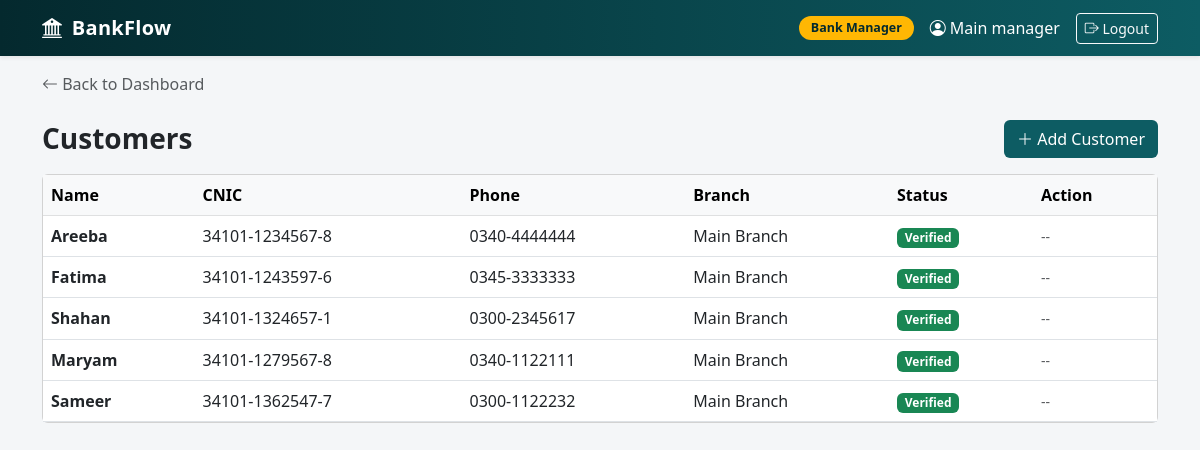
Page /customers/ (signed in) on the earlier database version.
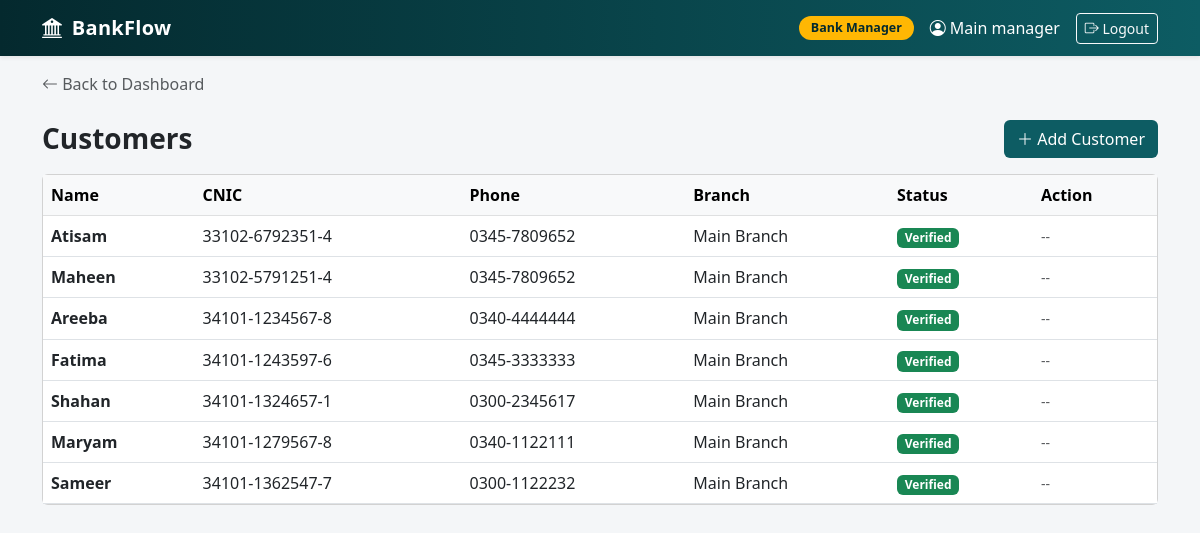
Same page on the later database version.
### tables this page shows
CREATE TABLE users (
    user_id INTEGER PRIMARY KEY,
    username TEXT UNIQUE NOT NULL,
    password_hash TEXT NOT NULL,
    user_role TEXT NOT NULL CHECK (user_role IN ('SUPER_ADMIN','MANAGER','CUSTOMER')),
    is_active INTEGER NOT NULL DEFAULT 1 CHECK (is_active IN (0,1)),
    created_at TEXT NOT NULL DEFAULT (datetime('now')),
    branch_id INTEGER,
    customer_id INTEGER,
    FOREIGN KEY (branch_id) REFERENCES branches(branch_id),
    FOREIGN KEY (customer_id) REFERENCES customers(customer_id)
);

CREATE TABLE customers(
    customer_id INTEGER PRIMARY KEY,
    branch_id INTEGER NOT NULL,
    full_name TEXT NOT NULL,
    cnic TEXT UNIQUE NOT NULL,
    phone TEXT,
    cust_address TEXT,
    reg_status TEXT NOT NULL DEFAULT 'PENDING' CHECK(reg_status IN('PENDING','VERIFIED','REJECTED')),
    created_at TEXT NOT NULL DEFAULT (datetime('now')),
    FOREIGN KEY (branch_id) REFERENCES branches(branch_id)
);

CREATE TABLE branches(
    branch_id INTEGER PRIMARY KEY,
    branch_code TEXT UNIQUE NOT NULL,
    branch_name TEXT NOT NULL,
    city TEXT,
    created_at TEXT NOT NULL DEFAULT (datetime('now'))
);

### routes/customers.py (the view)
@bp.route("/")
@login_required
@role_required("SUPER_ADMIN","MANAGER")
def list_customers():
    if current_user.role =="MANAGER":
        rows = query("""SELECT c.* , b.branch_name FROM customers c
                     JOIN branches b ON b.branch_id =c.branch_id
                     WHERE c.branch_id=?
                     ORDER BY c.created_at DESC""",
                     (current_user.branch_id,))
    else:
        rows = query("""SELECT c.* ,b.branch_name FROM customers c
                     JOIN branches b ON b.branch_id =c.branch_id
                     ORDER BY c.created_at DESC""")
    return render_template("customers/list.html",customers=rows)

### auth.py (called while the page is built)
@login_manager.user_loader
def load_user(user_id):
    row=query("SELECT * FROM users WHERE user_id=?",(user_id,),one=True)
    return User(row) if row else None

def role_required(*roles):
    def decorater(f):
        @wraps(f)
        def wrapper (*args,**kwargs):
            if current_user.role not in roles:
                abort(403)
            return f(*args,**kwargs)
        return wrapper
    return decorater

### db.py (called while the page is built)
def get_db():
    if 'db' not in g:
        g.db=sqlite3.connect(config.DB_PATH)
        g.db.row_factory=sqlite3.Row
        g.db.execute("PRAGMA foreign_keys=ON")
    return g.db

def query(sql,params=(),one=False):
    rows=get_db().execute(sql,params).fetchall()
    if one:
        return rows[0]  if rows else None
    return rows

### templates/customers/list.html (shortened to what this page needs)
{% extends "base.html" %}
{% block back_link %}
<a href="{{ url_for('dashboard') }}" class="text-decoration-none text-muted">
    <i class="bi bi-arrow-left"></i> Back to Dashboard
</a>
{% endblock %}
{% block content %}
<div class="d-flex justify-content-between align-items-center mb-3">
    <h3 class="fw-bold mb-0">Customers</h3>
    <a href="{{ url_for('customers.add_customer') }}" class="btn text-white" style="background: var(--brand);">
        <i class="bi bi-plus-lg"></i> Add Customer
    </a>
</div>
<div class="card">
    <div class="table-responsive">
        <table class="table table-hover align-middle mb-0">
            <thead class="table-light">
                <tr>
                    <th>Name</th>
                    <th>CNIC</th>
                    <th>Phone</th>
                    <th>Branch</th>
                    <th>Status</th>
                    <th>Action</th>
                </tr>
            </thead>
            <tbody>
                {% for c in customers %}
                <tr>
                    <td class="fw-semibold">{{ c.full_name }}</td>
                    <td>{{ c.cnic }}</td>
                    <td>{{ c.phone }}</td>
                    <td>{{ c.branch_name }}</td>
                    <td>
                        {% if c.reg_status == 'VERIFIED' %}
                        <span class="badge bg-success">Verified</span>
                        {% elif c.reg_status == 'REJECTED' %}
                        <span class="badge bg-danger">Rejected</span>
                        {% else %}
                        <span class="badge bg-warning text-dark">Pending</span>
                        {% endif %}
                    </td>
                    <td>
                        {% if c.reg_status == 'PENDING' %}
                        <form method="post" action="{{ url_for('customers.verify_customer', cid=c.customer_id) }}"
                            class="d-inline">
                            <input type="hidden" name="status" value="VERIFIED">
                            <button class="btn btn-sm btn-outline-success">Verify</button>
                        </form>
                        <form method="post" action="{{ url_for('customers.verify_customer', cid=c.customer_id) }}"
                            class="d-inline">
                            <input type="hidden" name="status" value="REJECTED">
                            <button class="btn btn-sm btn-outline-danger">Reject</button>
                        </form>
                        {% else %}
                        <span class="text-muted small">--</span>
                        {% endif %}
                    </td>
                </tr>
                {% else %}
                <tr>
                    <td colspan="6" class="text-center text-muted py-4">No customers yet</td>
                </tr>
                {% endfor %}
            </tbody>
        </table>
    </div>
</div>
{% endblock %}

### templates/base.html (shortened to what this page needs)
<!DOCTYPE html>
<html lang="en">
<head>
    <link href="https://cdn.jsdelivr.net/npm/bootstrap@5.3.0/dist/css/bootstrap.min.css" rel="stylesheet">
    <link href="https://cdn.jsdelivr.net/npm/bootstrap-icons@1.11.0/font/bootstrap-icons.css" rel="stylesheet">
</head>
<body>
    {% if current_user.is_authenticated %}
    <nav class="navbar navbar-expand navbar-dark bg-brand shadow-sm">
        <div class="container">
            <a class="navbar-brand" href="{{ url_for('dashboard') }}">
                <i class="bi bi-bank2 me-1"></i> BankFlow
            </a>
            <div class="navbar-nav ms-auto align-items-center">
                <span class="role-badge me-3">
                    {% if current_user.role == 'SUPER_ADMIN' %}Super Admin
                    {% elif current_user.role == 'MANAGER' %}Bank Manager
                    {% else %}Customer{% endif %}
                </span>
                <span class="navbar-text text-white me-3">
                    <i class="bi bi-person-circle me-1"></i>{{ current_user.username }}
                </span>
                <a class="btn btn-sm btn-outline-light" href="{{ url_for('auth.logout') }}">
                    <i class="bi bi-box-arrow-right"></i> Logout
                </a>
            </div>
        </div>
    </nav>
    {% endif %}
    <div class="container mt-3">
        {% block back_link %}{% endblock %}
    </div>
    <div class="container mt-4">
        {% block content %}{% endblock %}
    </div>
</body>
</html>

### templates/base.html (style rules this page uses)
:root { --brand: #0d5c63; --brand-dark: #04292e; --accent: #ffb703; }
body { background: #f4f6f8; font-family: 'Segoe UI', system-ui, sans-serif; }
.navbar-brand { font-weight: 700; letter-spacing: .3px; }
.bg-brand { background: linear-gradient(90deg, var(--brand-dark), var(--brand)); }
.role-badge { background: var(--accent); color: var(--brand-dark); font-weight: 600; padding: 3px 12px; border-radius: 20px; font-size: .78rem; }

Differences in the rows shown:
added customers: full_name "Atisam", cnic "33102-6792351-4", phone "0345-7809652", branch_name "Main Branch", reg_status "Verified"
now on this page (row edited): customers: full_name "Maheen", cnic "33102-5791251-4", phone "0345-7809652", branch_name "Main Branch", reg_status "Verified"
